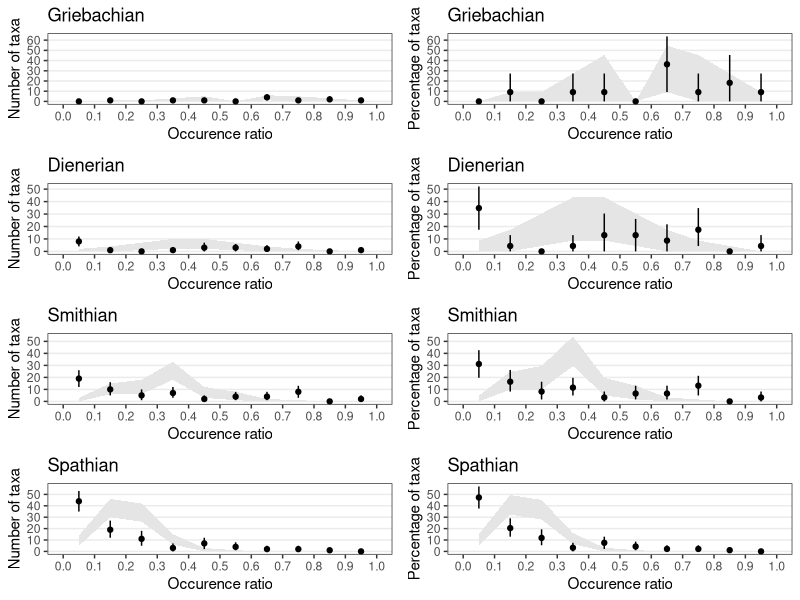

Write the R code that produced this figure.
##########################################################################
####                     OCCURRENCE RATIO PROFILE                     ####
####                                                                  ####
####              Analysis based on Brayard et al. (2006)             ####
####      in Palaeogeography, Palaeoclimatology, Palaeoecology        ####
####          (https://doi.org/10.1016/j.palaeo.2006.02.003)          ####
####                                                                  ####
####                and developped and first used in R                ####
####                in Guenser et al (2025) in Lethaia                ####
####                            [INSERT DOI]                          ####
####                                                                  ####
####              PLEASE CITE BOTH BRAYARD ET AL. (2006)              ####
####                    AND GUENSER ET AL. (2025)                     ####
####          WHEN YOU USE THIS FUNCTION IN YOUR PUBLICATION          ####
##########################################################################

#### Welcome and thank you for using the ORP!
##set working directory
setwd("C:/Users/33677/Documents/NEW_WORK/Postdoc LYON/ORP R")
library(graphics)
library(dplyr)
library(tidyr)
library(tibble)
library(purrr)
library(ggplot2)
library(ggpubr)


#### To perform the analysis
#### the raw data is a data frame
  #### taxa in columns
  #### geographic areas in rows
#### Data have to be formatted into a list
  #### Example of formatting with available data in the repository (from Brayard et al 2006)
  data.brayard <- list(Griesbachian = list(Griebachian=read.csv("Griesbachian.csv",header=TRUE,sep=";", row.names=1),
                                           name = "Griebachian"),
                       Dienerian = list(Dienerian=read.csv("Dienerian.csv",header=TRUE,sep=";", row.names=1),
                                        name="Dienerian"),
                       Smithian = list(read.csv("Smithian.csv",header=TRUE,sep=";", row.names=1),
                                       name="Smithian"),
                       Spathian = list(read.csv("Spathian.csv",header=TRUE,sep=";", row.names=1),
                                       name="Spathian"))

#### The script here is made of only one function
  #### ORP(data, Nite, plot)
    #### data is the input list
    #### Nite is the number of iterations for the null model
      #### (default value: Nite = 10.000)
    #### plot (TRUE/FALSE) is allowing ORP graphical representation
  #### The output is either 
    #### if plot=FALSE: a dataframe gathering (in count and percentages)
      #### empiric data, confidence intervals and modeled data
    #### if plot=TRUE: a graphical representation combining
      #### 1. the ORP with taxa count
      #### 2. the ORP with taxa percentages

#Occurrence Ratio Profile
ORP <- function(data, Nite=10000, plot=c("TRUE","FALSE")){
  
  #Empiric ORP
  n.sp <- as.numeric(ncol(data[[1]]))
  
  perc <- apply(data[[1]], 2, function(x)sum(x)/length(x)*100)
  hist.perc <- graphics::hist(perc, breaks=seq(0,100,10), right=TRUE, plot=FALSE)
  df.perc <- data.frame("hist.perc.counts"=as.numeric(hist.perc$counts),
                        "hist.perc.perc"=apply(as.data.frame(hist.perc$counts), 1, 
                                               function(x)x/n.sp*100),
                        row.names = hist.perc$mids/100)
  
  
  #A function for confidence intervals
  l.boot <- lapply(vector("list",Nite), function(x){sample(data[[1]], replace = TRUE)})
  df.boot <- #Boostrap
    lapply(l.boot, function(data){
      perc.boot <- as.numeric(apply(data, 2, function(x)sum(x)/length(x)*100))
      hist.perc.boot <- graphics::hist(perc.boot, breaks=seq(0,100,10), right=TRUE, plot=FALSE)
      
      hist.perc.boot.count <- hist.perc.boot$counts
      hist.perc.boot.perc <- apply(as.data.frame(hist.perc.boot$count), 1,
                                   function(x)x/n.sp*100)
      
      list(hist.perc.boot.count, hist.perc.boot.perc)
    }
    )
  
  df.boot.count <- 
    as.data.frame(lapply(df.boot, function(data){data[[1]]}),
                  col.names = 1:length(l.boot),
                  row.names = seq(0.05,0.95,0.10)
    )
  df.boot.perc <- 
    as.data.frame(lapply(df.boot, function(data){data[[2]]}),
                  col.names = 1:length(l.boot),
                  row.names = seq(0.05,0.95,0.10)
    )
  
  #LowerBound and UpperBound
  CI.count.min <- as.numeric(apply(df.boot.count,1,function(x)sort(as.numeric(x))[0.025*Nite]))
  CI.count.max <- as.numeric(apply(df.boot.count,1,function(x)sort(as.numeric(x))[0.975*Nite]))
  CI.perc.min <- as.numeric(apply(df.boot.perc,1,function(x)sort(as.numeric(x))[0.025*Nite]))
  CI.perc.max <- as.numeric(apply(df.boot.perc,1,function(x)sort(as.numeric(x))[0.975*Nite]))
  
  
  #A function for the null model
  l.lot <- lapply(vector("list",Nite), function(x){apply(data[[1]],1,function(x)sample(x))})
  df.lot <- #Lottery
    lapply(l.lot, function(data){
      perc.lot <- as.numeric(apply(t(data), 2, function(x)sum(x)/nrow(t(data))*100))
      hist.lot <- graphics::hist(perc.lot, breaks=seq(0,100,10), right=TRUE, plot=FALSE)
      
      hist.lot.count <- hist.lot$counts
      hist.lot.perc <- apply(as.data.frame(hist.lot$counts), 1, 
                             function(x)x/n.sp*100)
      
      list(hist.lot.count, hist.lot.perc)
    }
    )
  
  df.lot.count <- 
    as.data.frame(lapply(df.lot, function(data){data[[1]]}),
                  col.names = 1:length(l.boot),
                  row.names = hist.perc$mids/100
    )
  
  df.lot.perc <-
    as.data.frame(lapply(df.lot, function(data){data[[2]]}),
                  col.names = 1:length(l.boot),
                  row.names = hist.perc$mids/100
    )
  
  #LowerBound and UpperBound
  lot.count.min <- as.numeric(apply(df.lot.count,1,function(x)sort(as.numeric(x))[0.025*Nite]))
  lot.count.max <- as.numeric(apply(df.lot.count,1,function(x)sort(as.numeric(x))[0.975*Nite]))
  lot.perc.min <- as.numeric(apply(df.lot.perc,1,function(x)sort(as.numeric(x))[0.025*Nite]))
  lot.perc.max <- as.numeric(apply(df.lot.perc,1,function(x)sort(as.numeric(x))[0.975*Nite]))
  
  
  #Gather all results (empiric, CI and null model)
  df.ORP <- cbind (df.perc,
                   CI.count.min, CI.count.max, CI.perc.min, CI.perc.max,
                   lot.count.min, lot.count.max, lot.perc.min, lot.perc.max)
  
  #Graphical representations
  if(plot==TRUE){
    plot.count <- #ORP with taxa count
      ggplot(df.ORP, aes(x=as.numeric(rownames(df.ORP)), y=df.ORP$hist.perc.counts))+
      geom_ribbon(aes(ymin=lot.count.min, ymax=lot.count.max),fill="grey90")+
      geom_errorbar(aes(ymin=CI.count.min, ymax=CI.count.max), width=0) +
      geom_point()+
      theme_bw()+
      theme(#text = element_text(size=20),
        panel.grid.major.x = element_blank(),
        panel.grid.minor.x = element_blank(),
        panel.grid.minor.y = element_blank())+
      scale_y_continuous(breaks=seq(0,max(df.ORP),10),limits=c(0,max(df.ORP)))+
      scale_x_continuous(breaks=seq(0,1,0.1),limits=c(0,1))+
      labs(x="Occurence ratio", y="Number of taxa", title=data[[2]])
    
    plot.perc <- #ORP with taxa percentages
      ggplot(df.ORP, aes(x=as.numeric(rownames(df.ORP)), y=df.ORP$hist.perc.perc))+
      geom_ribbon(aes(ymin=lot.perc.min, ymax=lot.perc.max),fill="grey90")+
      geom_errorbar(aes(ymin=CI.perc.min, ymax=CI.perc.max), width=0) +
      geom_point()+
      theme_bw()+
      theme(#text = element_text(size=20),
        panel.grid.major.x = element_blank(),
        panel.grid.minor.x = element_blank(),
        panel.grid.minor.y = element_blank())+
      scale_y_continuous(breaks=seq(0,max(df.ORP),10),limits=c(0,max(df.ORP)))+
      scale_x_continuous(breaks=seq(0,1,0.1),limits=c(0,1))+
      labs(x="Occurence ratio", y="Percentage of taxa", title=data[[2]])
    
    ggpubr::ggarrange(plot.count, plot.perc)
  }
  else{return(df.ORP)}
}

multi.ORP <- lapply(data.brayard, ORP, plot=TRUE)
ggpubr::ggarrange(plotlist = multi.ORP, ncol=1)#if you want to display the graphics